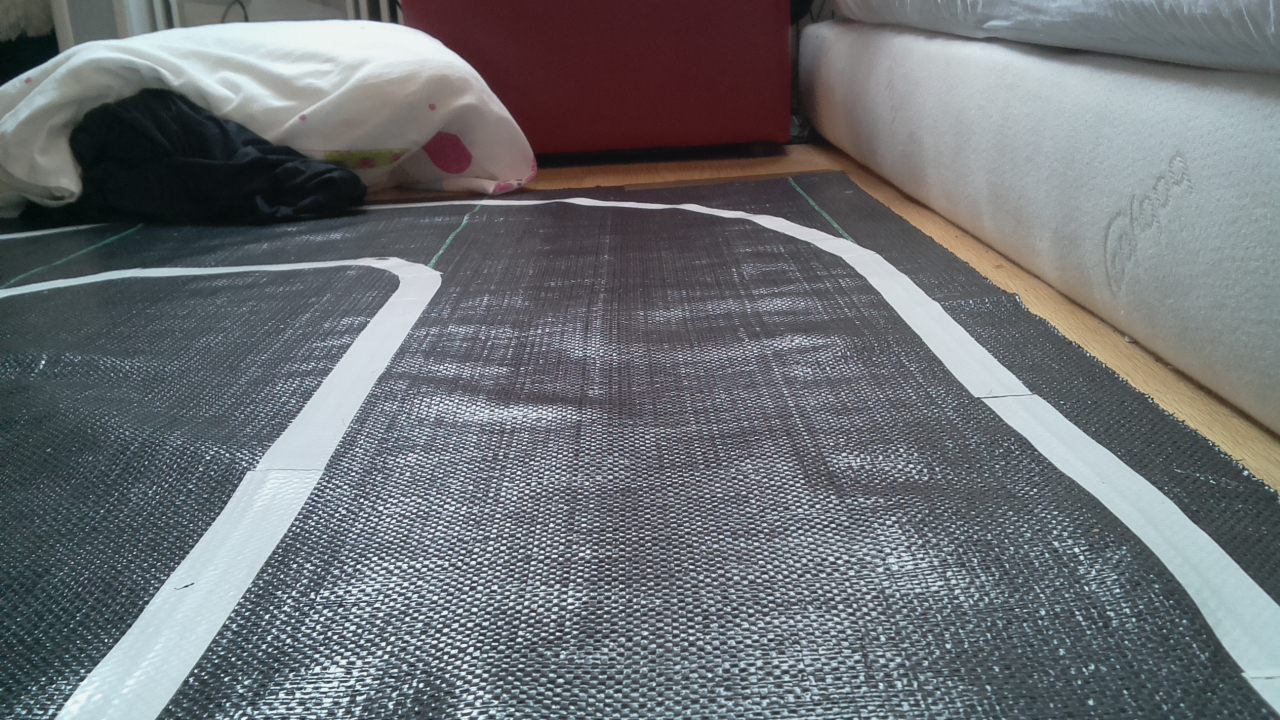
#> input picture assets/testt.jpg, 1280 x 720 px
$ python test.py
#> lines starting #> are read from the running program, lines starting #| are printed output that depends on the picture; after the words box and inside, x2 and y2 are one past the last pixel; in counts of white or black regions, pixels touching at a corner belong together; long printed decimals are rounded
### algo.py
import cv2
import numpy as np
import math
# get lines


def canny(image):
    gray = cv2.cvtColor(image, cv2.COLOR_RGB2GRAY)
    kernel = 15  # it's important here to have a high value to prevent the light reflection of the road to cause any problem
    blur = cv2.GaussianBlur(gray, (kernel, kernel), 0)
    canny = cv2.Canny(blur, 50, 150)
    return canny


def make_points(image, line):
    slope, intercept = line
    y1 = int(image.shape[0])  # bottom of the image
    y2 = int(y1*3/5)         # slightly lower than the middle
    x1 = int((y1 - intercept)/slope)
    x2 = int((y2 - intercept)/slope)
    return [[x1, y1, x2, y2]]


def average_slope_intercept(image, lines):
    left_fit = []
    right_fit = []

    if lines is None:
        return None
    for line in lines:
        for x1, y1, x2, y2 in line:
            fit = np.polyfit((x1, x2), (y1, y2), 1)
            slope = fit[0]
            intercept = fit[1]
            if slope < 0:  # y is reversed in image
                left_fit.append((slope, intercept))
            else:
                right_fit.append((slope, intercept))
    # add more weight to longer lines
    average = [np.average(a, axis=0)
               for a in [left_fit, right_fit] if len(a) >= 1]
    points = [make_points(image, a) for a in average]
    return points


def display_lines(img, lines):
    line_image = np.zeros_like(img)
    if lines is not None:
        for line in lines:
            for x1, y1, x2, y2 in line:
                cv2.line(line_image, (x1, y1), (x2, y2), (255, 0, 0), 20)
    return line_image


def region_of_interest(canny):
    height = canny.shape[0]
    width = canny.shape[1]
    mask = np.zeros_like(canny)

    polygon = np.array([[
        (0, height),
        (width, height),
        (width, height-200),
        (0, height-200),
    ]], np.int32)

    cv2.fillPoly(mask, polygon, 255)
    masked_image = cv2.bitwise_and(canny, mask)
    return masked_image

def get_average_slopes(lines):
    if lines is None:
        return None
    avg=0
    for line in lines:
        for x1, y1, x2, y2 in line:
            a = math.atan((y2-y1)/(x2-x1))/(2*math.pi*len(lines))
            avg += a - (a/abs(a))*0.15
    return avg

### test.py
import cv2
import numpy as np
import algo
import math

frame = cv2.imread('assets/testt.jpg')
#> frame is the input picture: shape (720, 1280, 3); mean B, G, R 115.6, 112.1, 108.4
frame = cv2.resize(frame, (640, 480))
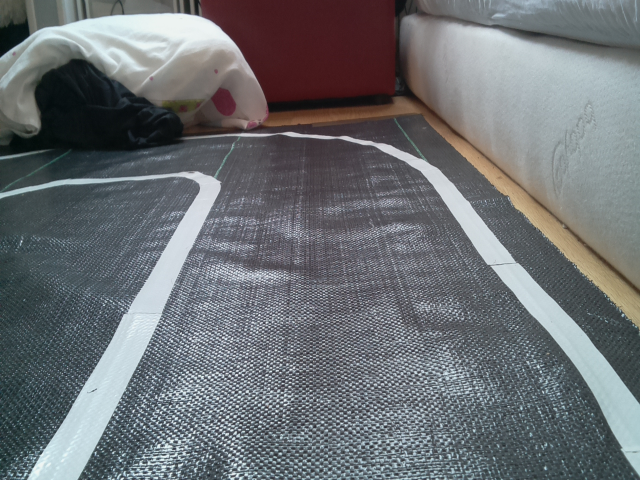
#> frame: shape (480, 640, 3); mean B, G, R 115.6, 112.1, 108.4
frame_canny = algo.canny(frame)
#> in canny, `gray = cv2.cvtColor(image, cv2.COLOR_RGB2GRAY)`:
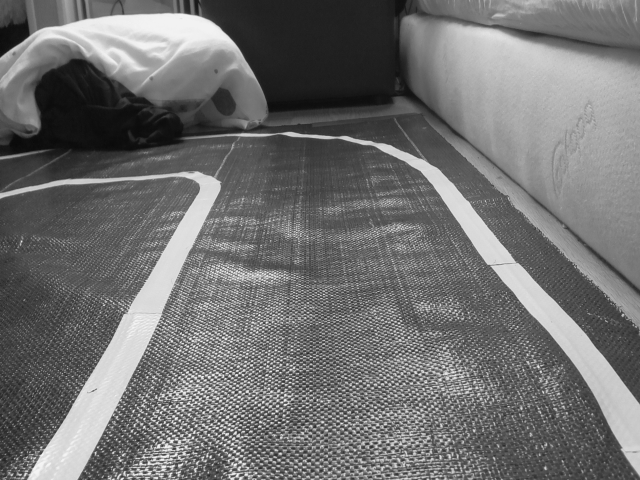
#> gray: shape (480, 640); min 9, max 244, mean 112.7
#> in canny, `blur = cv2.GaussianBlur(gray, (kernel, kernel), 0)`:
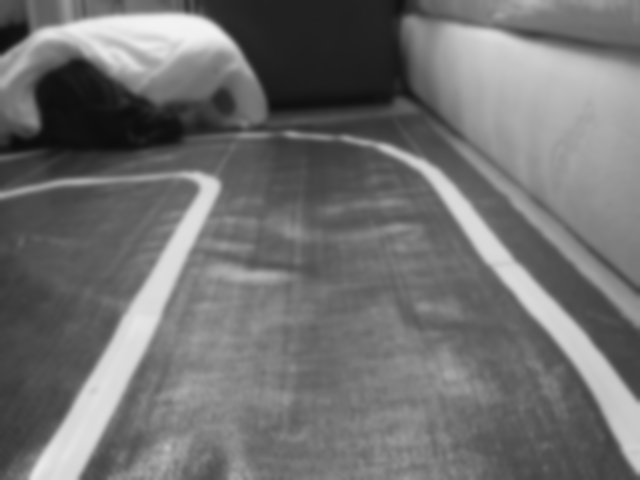
#> blur: shape (480, 640); min 12, max 242, mean 112.7
#> in canny, `canny = cv2.Canny(blur, 50, 150)`:
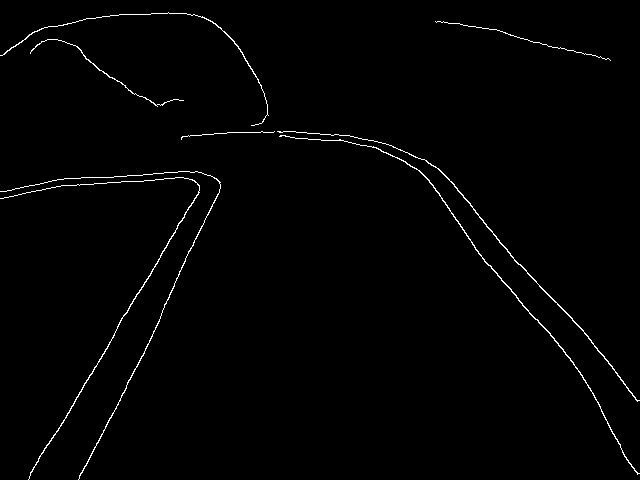
#> canny: shape (480, 640); 1.1% white in thin lines or dots
cropped_canny = algo.region_of_interest(frame_canny)
#> in region_of_interest, `cv2.fillPoly(mask, polygon, 255)`:
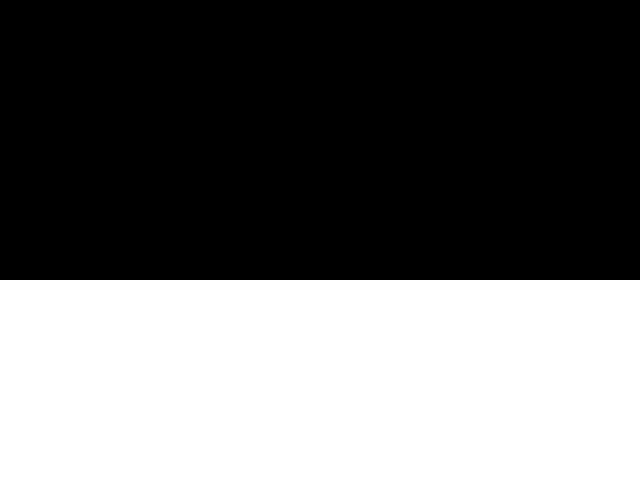
#> mask: shape (480, 640); 41.7% white; 1 white region, box (x1, y1, x2, y2) and area: (0, 280, 640, 480) 128000
#> in region_of_interest, `masked_image = cv2.bitwise_and(canny, mask)`:
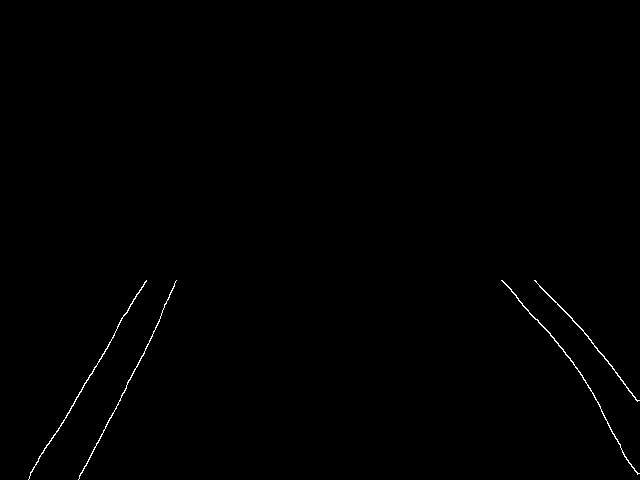
#> masked_image: shape (480, 640); 0.36% white in thin lines or dots, all inside (x1, y1, x2, y2) = (28, 280, 640, 480)

lines = cv2.HoughLinesP(cropped_canny, 2, np.pi/180, 100, np.array([]), minLineLength=40, maxLineGap=5)
#> lines = [[43, 452, 115, 332], [86, 465, 159, 321], [591, 342, 638, 400], [588, 385, 609, 425], [537, 319, 573, 362], [545, 291, 587, 335]]
averaged_lines = algo.average_slope_intercept(cropped_canny, lines)
#> the loop in average_slope_intercept, `for line in lines:` made 6 passes
#> after the loop in average_slope_intercept, `for line in lines:`: left_fit = [(-1.67, 523.7), (-1.97, 634.6)]; right_fit = [(1.23, -387.3), (1.9, -735), (1.19, -322.4), (1.05, -280)]
#> in average_slope_intercept, `average = [np.average(a, axis=0) for a in [left_fit, right_fit] if len..`: average = [[-1.82, 579.2], [1.35, -431.2]]
#> in average_slope_intercept, `points = [make_points(image, a) for a in average]`: points = [[[54, 480, 160, 288]], [[677, 480, 534, 288]]]
#> averaged_lines = [[[54, 480, 160, 288]], [[677, 480, 534, 288]]]
print(algo.get_average_slopes(averaged_lines))
#> the loop in get_average_slopes, `for line in lines:` made 2 passes
#> after the loop in get_average_slopes, `for line in lines:`: avg = -0.0108
#| -0.0108
line_image = algo.display_lines(cropped_canny, averaged_lines)
#> the loop in display_lines, `for line in lines:` made 2 passes
#> after the loop in display_lines, `for line in lines:`:
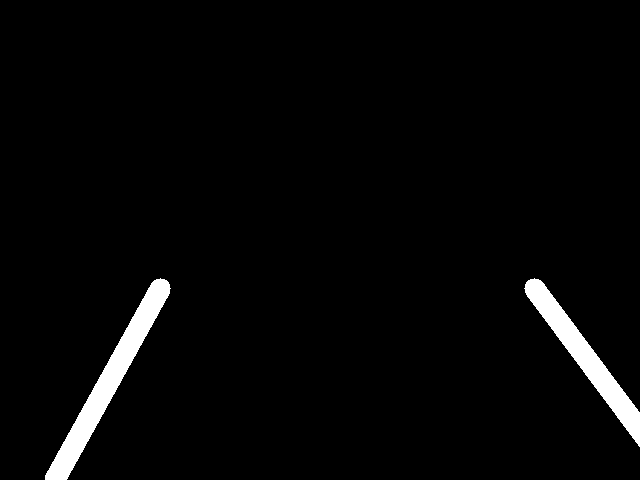
#> line_image: shape (480, 640); 2.8% white; 2 white regions, box (x1, y1, x2, y2) and area: (45, 278, 171, 480) 4757, (524, 278, 640, 447) 3843
combo_image = cv2.addWeighted(cropped_canny, 0.8, line_image, 1, 1)

cv2.imshow("result", frame)
cv2.imshow("canny", frame_canny)
cv2.imshow("cropped canny", combo_image)
cv2.waitKey(0)

$ run again, with assets/1.jpg copied over assets/testt.jpg
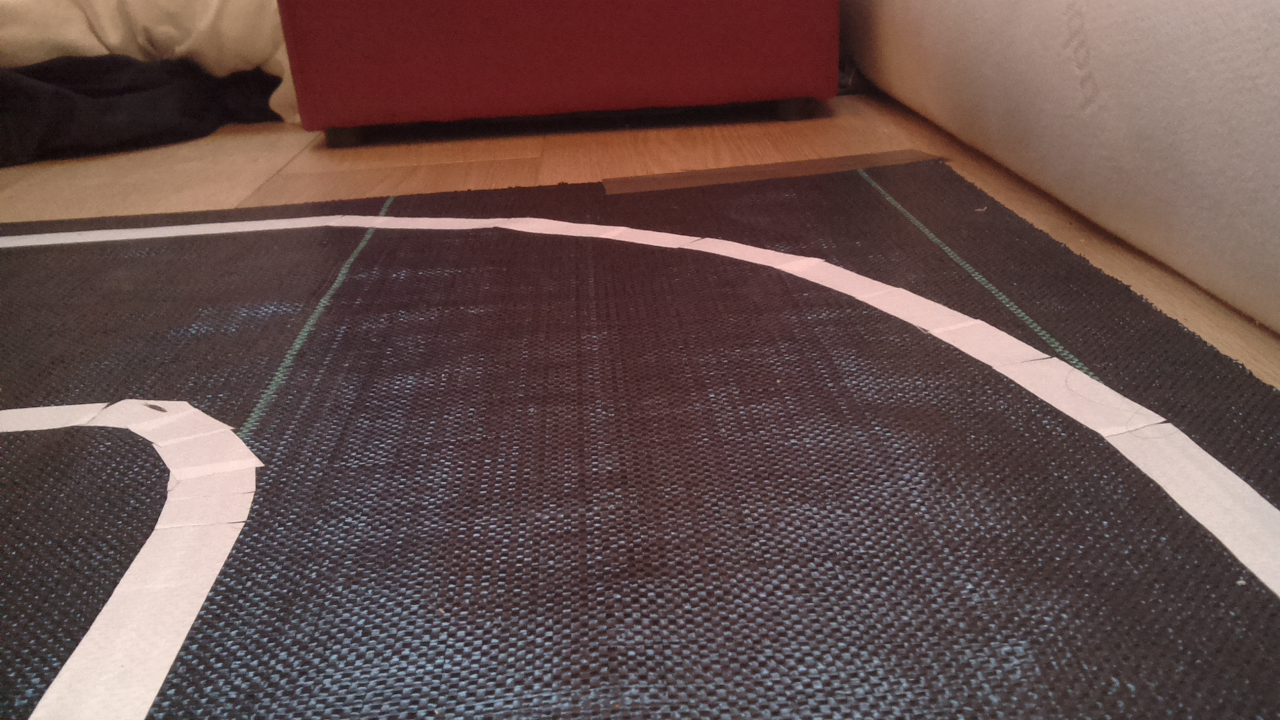
#> input picture assets/1.jpg, 1280 x 720 px
#> frame is the input picture: shape (720, 1280, 3); mean B, G, R 75, 77.8, 100.3
#> frame: shape (480, 640, 3)
#> in canny, `canny = cv2.Canny(blur, 50, 150)`:
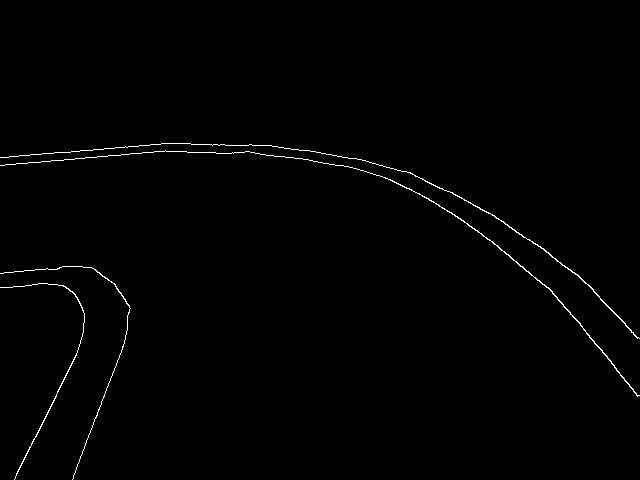
#> canny: shape (480, 640); 0.75% white in thin lines or dots, all inside (x1, y1, x2, y2) = (0, 143, 640, 480)
#> mask: shape (480, 640); 41.7% white; 1 white region, box (x1, y1, x2, y2) and area: (0, 280, 640, 480) 128000
#> masked_image: shape (480, 640); 0.29% white in thin lines or dots, all inside (x1, y1, x2, y2) = (0, 280, 640, 480)
#> lines = [[570, 312, 638, 395], [72, 479, 125, 339], [14, 479, 56, 396]]
#> the loop in average_slope_intercept, `for line in lines:` made 3 passes
#> after the loop in average_slope_intercept, `for line in lines:`: left_fit = [(-2.64, 669.2), (-1.98, 506.7)]; right_fit = [(1.22, -383.7)]
#> average = [[-2.31, 587.9], [1.22, -383.7]]
#> points = [[[46, 480, 129, 288]], [[707, 480, 550, 288]]]
#> the loop in get_average_slopes, `for line in lines:` made 2 passes
#> after the loop in get_average_slopes, `for line in lines:`: avg = -0.0221
#| -0.02208
#> the loop in display_lines, `for line in lines:` made 2 passes
#> after the loop in display_lines, `for line in lines:`:
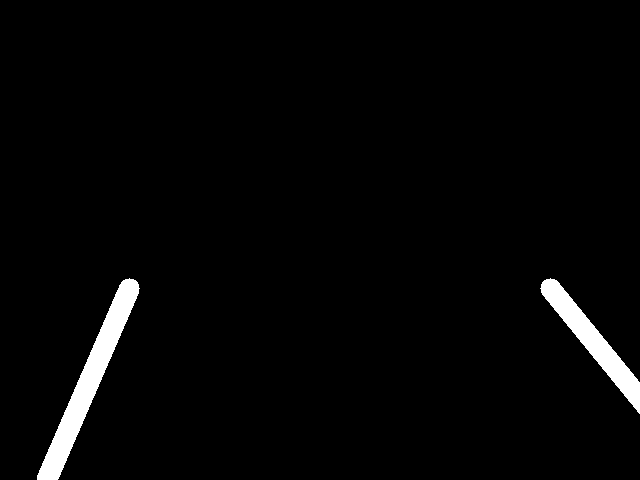
#> line_image: shape (480, 640); 2.5% white; 2 white regions, box (x1, y1, x2, y2) and area: (37, 278, 140, 480) 4525, (540, 278, 640, 414) 3049

$ run again, with assets/2.jpg copied over assets/testt.jpg
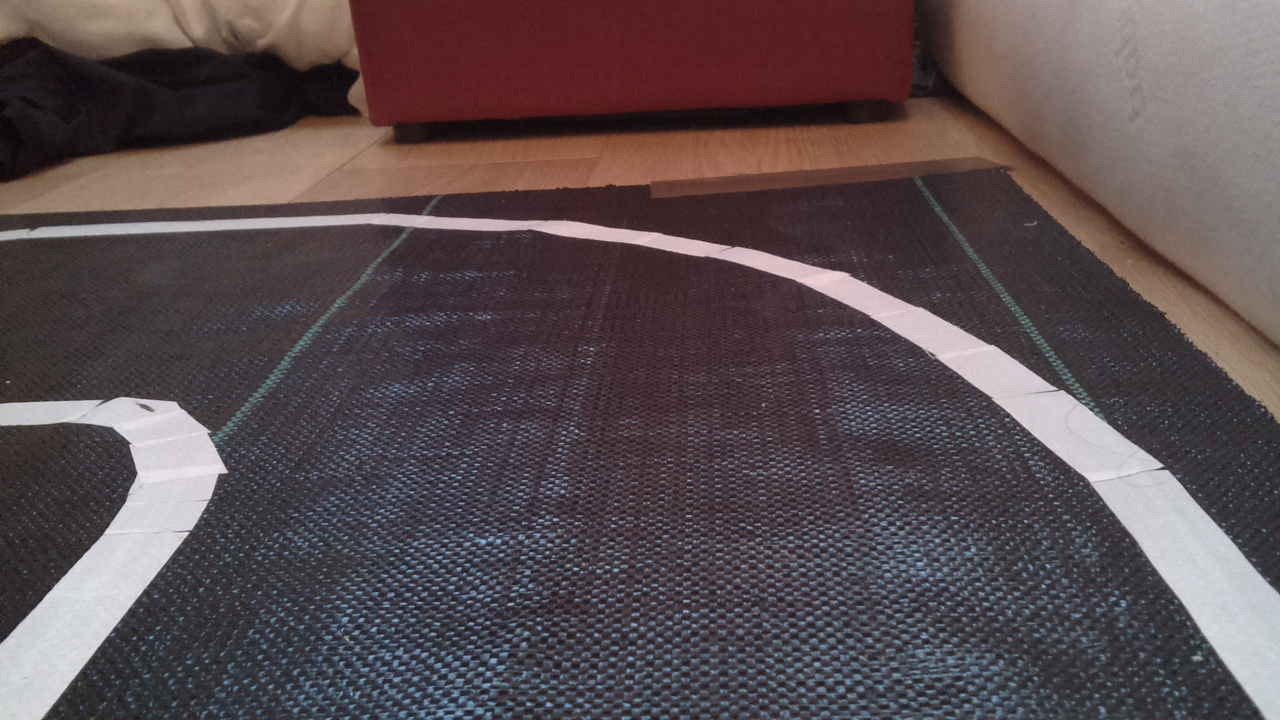
#> input picture assets/2.jpg, 1280 x 720 px
#> frame is the input picture: shape (720, 1280, 3); mean B, G, R 79.7, 76.8, 89.6
#> frame: shape (480, 640, 3)
#> in canny, `canny = cv2.Canny(blur, 50, 150)`:
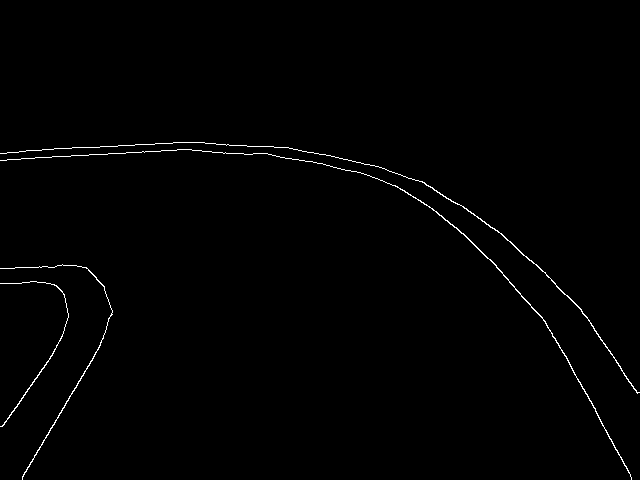
#> canny: shape (480, 640); 0.78% white in thin lines or dots, all inside (x1, y1, x2, y2) = (0, 142, 640, 480)
#> mask: shape (480, 640); 41.7% white; 1 white region, box (x1, y1, x2, y2) and area: (0, 280, 640, 480) 128000
#> masked_image: shape (480, 640); 0.34% white in thin lines or dots, all inside (x1, y1, x2, y2) = (0, 280, 640, 480)
#> lines = [[43, 440, 101, 342], [564, 353, 618, 454], [2, 426, 54, 351], [579, 307, 637, 393], [22, 477, 98, 349]]
#> the loop in average_slope_intercept, `for line in lines:` made 5 passes
#> after the loop in average_slope_intercept, `for line in lines:`: left_fit = [(-1.69, 512.7), (-1.44, 428.9), (-1.68, 514.1)]; right_fit = [(1.87, -701.9), (1.48, -551.5)]
#> average = [[-1.61, 485.2], [1.68, -626.7]]
#> points = [[[3, 480, 122, 288]], [[660, 480, 545, 288]]]
#> the loop in get_average_slopes, `for line in lines:` made 2 passes
#> after the loop in get_average_slopes, `for line in lines:`: avg = 0.00121
#| 0.001209
#> the loop in display_lines, `for line in lines:` made 2 passes
#> after the loop in display_lines, `for line in lines:`:
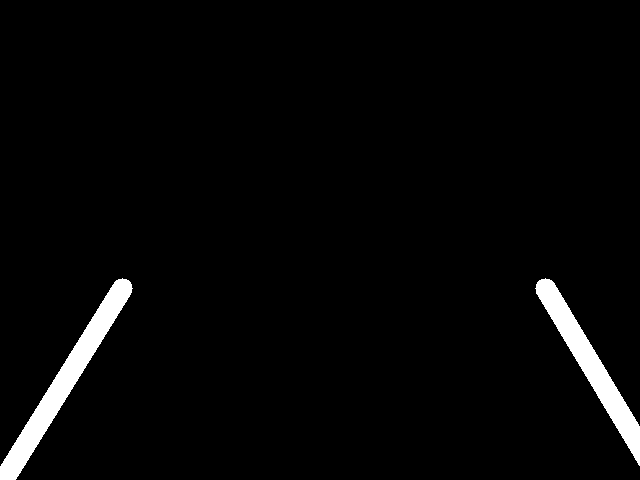
#> line_image: shape (480, 640); 2.8% white; 2 white regions, box (x1, y1, x2, y2) and area: (0, 278, 133, 480) 4736, (535, 278, 640, 466) 3981

$ run again, with assets/3.jpg copied over assets/testt.jpg
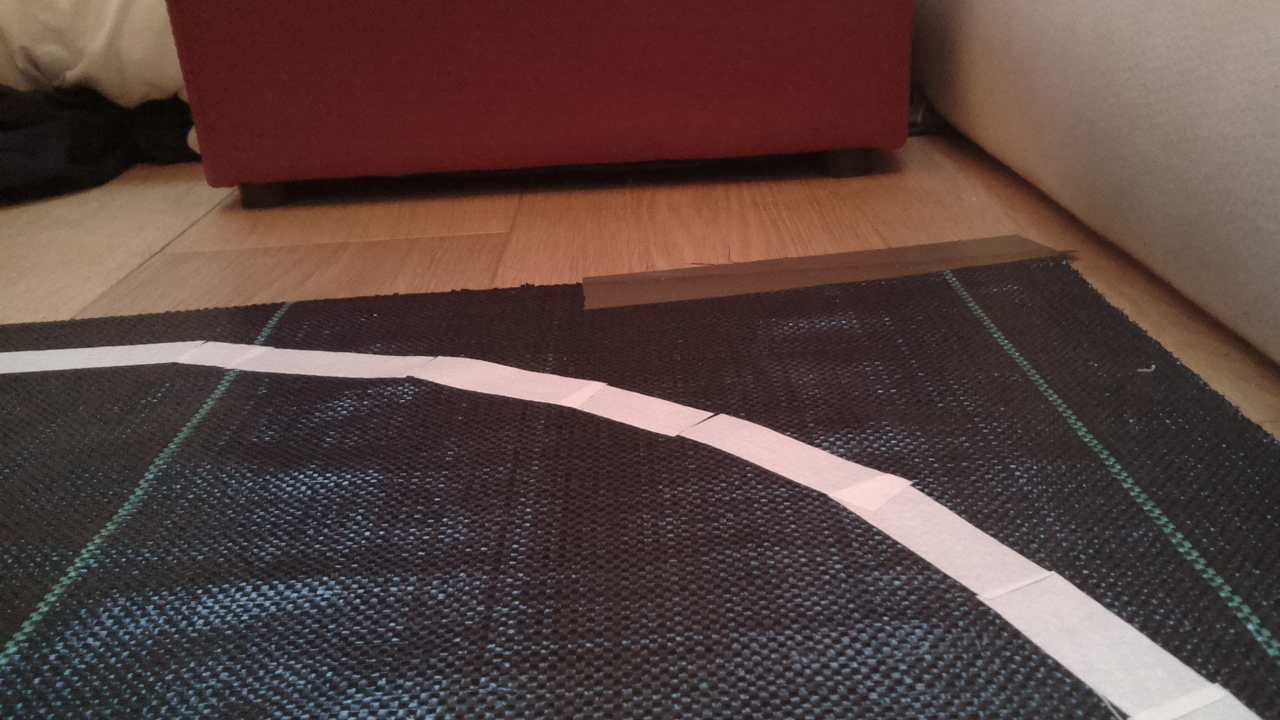
#> input picture assets/3.jpg, 1280 x 720 px
#> frame is the input picture: shape (720, 1280, 3); mean B, G, R 63.3, 67, 87.9
#> frame: shape (480, 640, 3)
#> canny: shape (480, 640); 0.5% white in thin lines or dots, all inside (x1, y1, x2, y2) = (0, 227, 630, 480)
#> mask: shape (480, 640); 41.7% white; 1 white region, box (x1, y1, x2, y2) and area: (0, 280, 640, 480) 128000
#> masked_image: shape (480, 640); 0.28% white in thin lines or dots, all inside (x1, y1, x2, y2) = (307, 280, 630, 480)
#> lines = [[473, 382, 556, 470], [449, 317, 520, 378], [555, 408, 607, 456], [408, 326, 472, 381]]
#> the loop in average_slope_intercept, `for line in lines:` made 4 passes
#> after the loop in average_slope_intercept, `for line in lines:`: left_fit = []; right_fit = [(1.06, -119.5), (0.859, -68.76), (0.923, -104.3), (0.859, -24.62)]
#> average = [[0.925, -79.3]]
#> points = [[[604, 480, 396, 288]]]
#> the loop in get_average_slopes, `for line in lines:` made 1 pass
#> after the loop in get_average_slopes, `for line in lines:`: avg = -0.0314
#| -0.03136
#> the loop in display_lines, `for line in lines:` made 1 pass
#> after the loop in display_lines, `for line in lines:`:
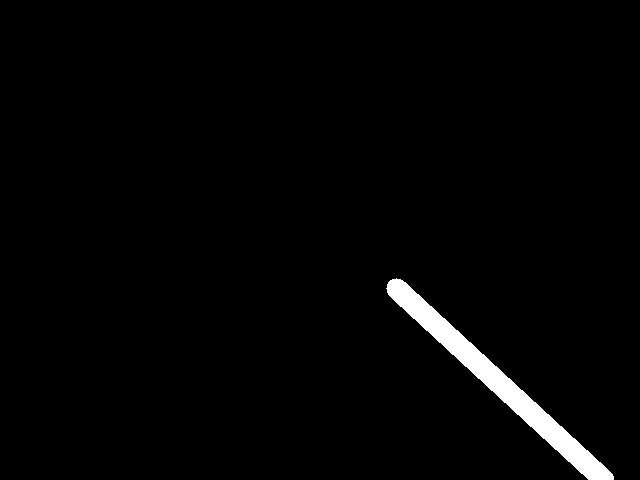
#> line_image: shape (480, 640); 2% white; 1 white region, box (x1, y1, x2, y2) and area: (386, 278, 614, 480) 6091
